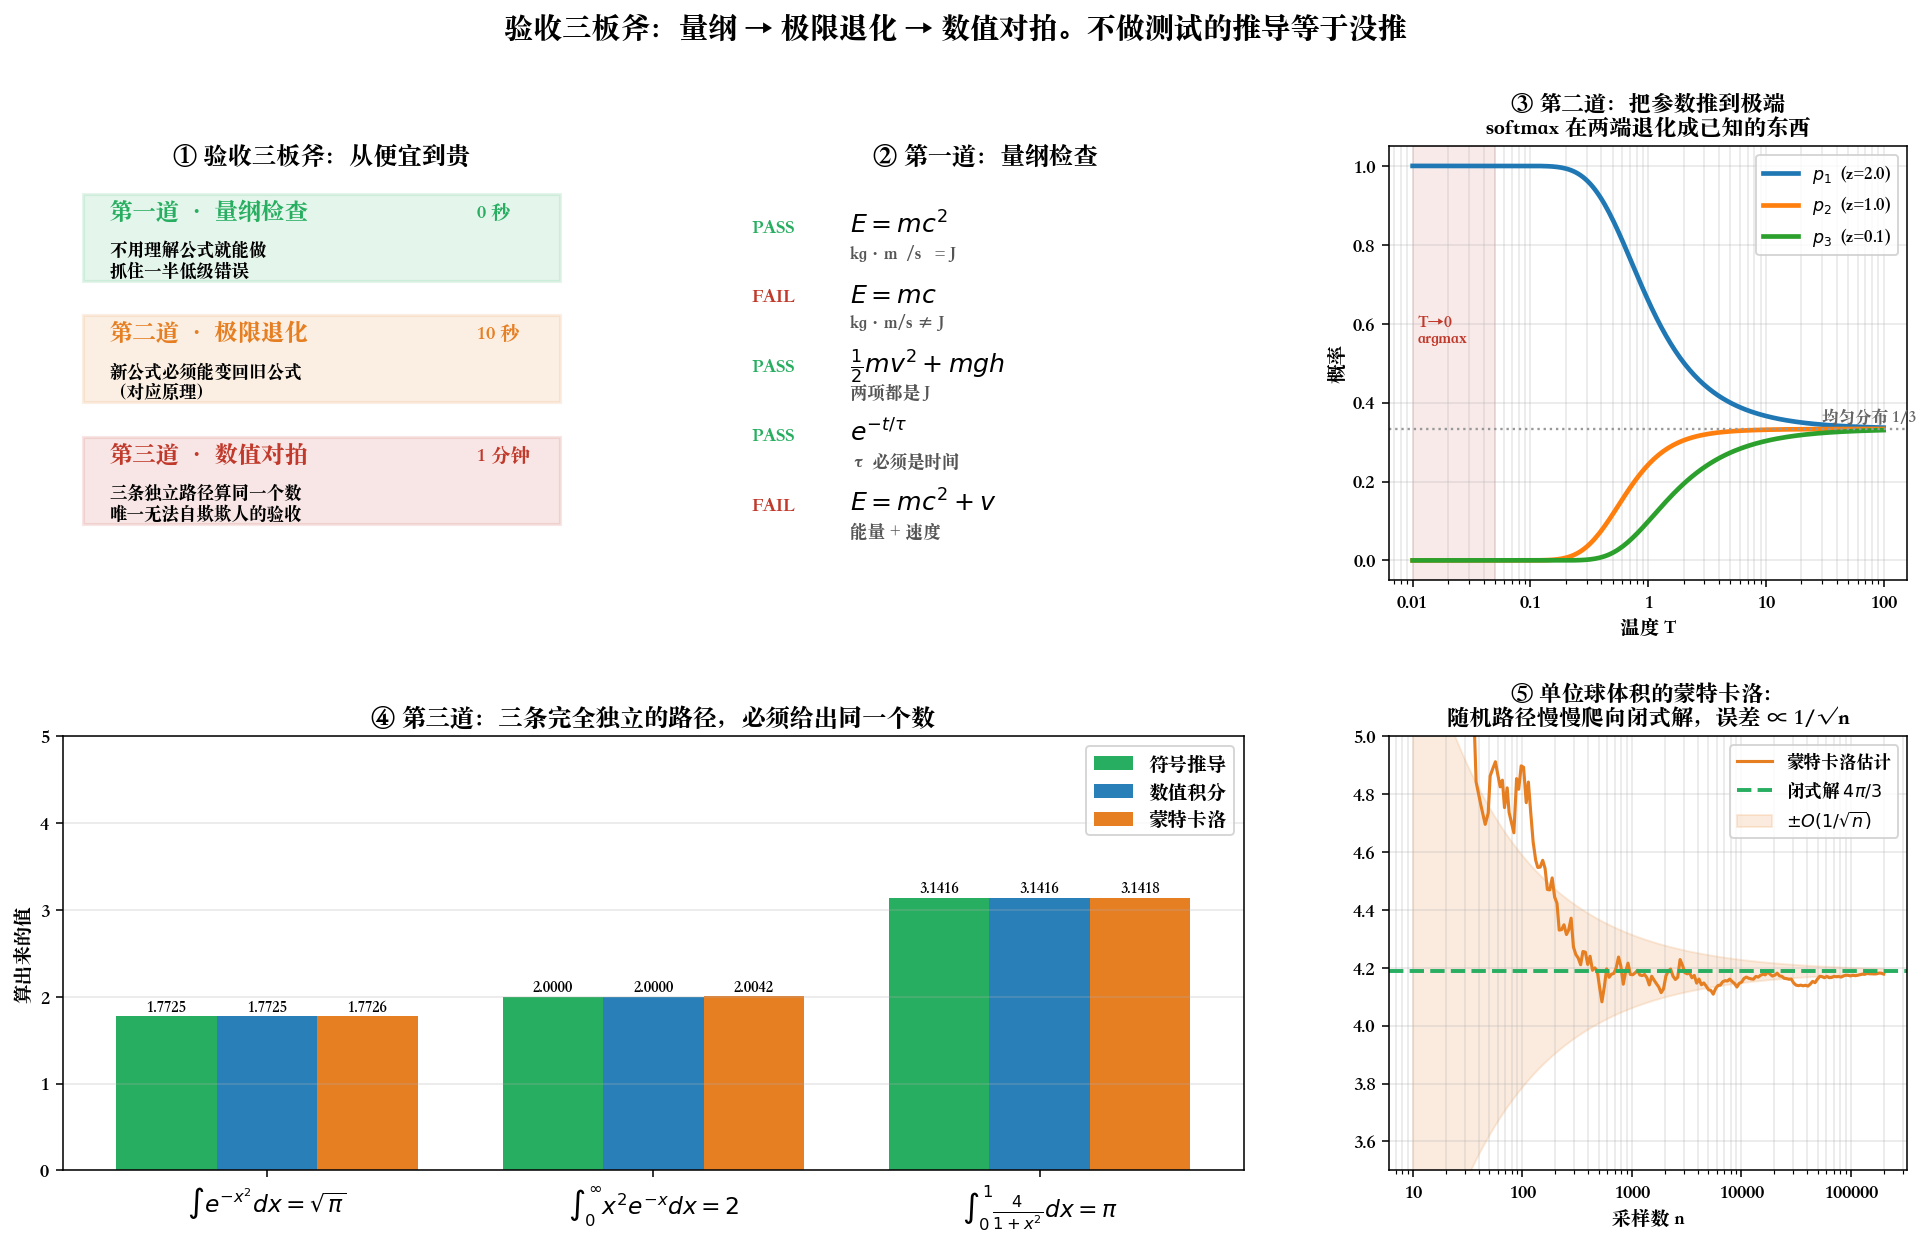

This chart was generated by the following Python code:
"""derivation_crosscheck.py
================================================================================
Chapter 0.98.6 · 验收三板斧：怎么知道自己推对了

推导和写代码一样：**不做测试的推导等于没推。**
三道防线，从便宜到贵：

    第一道 · 量纲检查（0 秒）
        加号两边必须同量纲；exp/log/sin 的宗量必须无量纲。
        这一步**不需要理解公式**就能做，却能抓住一半的低级错误。

    第二道 · 极限退化（10 秒）
        把参数推到极端，看它退化成什么已知的东西。
        新公式必须在旧公式的地盘上变回旧公式（对应原理）。

    第三道 · 数值对拍（1 分钟，最硬）
        手推闭式解 vs 暴力数值 vs 蒙特卡洛 —— 三条**完全独立**的路径
        必须给出同一个数。

    对拍是唯一无法自欺欺人的验收。
    你可以说服自己「这一步应该没问题」，但你说服不了一个不同意的数字。

本脚本把这三板斧做成一个可复用的框架，并用四个公式演示：
    ∫e^{-x²}dx = √π  /  ∫₀^∞ x²e^{-x}dx = 2  /  ∫₀¹4/(1+x²)dx = π  /  Var[X] = E[X²]-μ²

运行：  python ch00_98_deriving_formulas/derivation_crosscheck.py
================================================================================
"""

from pathlib import Path

import matplotlib.pyplot as plt
import numpy as np
import sympy as sp
import torch
from matplotlib.ticker import FuncFormatter

PLAIN = FuncFormatter(lambda v, _: f"{v:g}")
torch.manual_seed(20250731)


# ---------------------------------------------------------------- 第一道防线
def dimension_check(name, terms):
    """加号两边必须同量纲。terms = [(片段, (m, s, kg) 量纲)]"""
    dims = {d for _, d in terms}
    ok = len(dims) == 1
    print(f"  {name:<26} {'PASS' if ok else 'FAIL'}   " +
          "  ".join(f"{t}:{d}" for t, d in terms))
    return ok


# ---------------------------------------------------------------- 第三道防线
def crosscheck(name, closed_form, numeric_fn, monte_carlo_fn, n_mc=2_000_000):
    """三条独立路径算同一个量，差得太多就是推错了。"""
    a = float(closed_form)
    b = float(numeric_fn())
    c = float(monte_carlo_fn(n_mc))
    print(f"\n  {name}")
    print(f"    符号推导（SymPy 闭式）  = {a:.8f}")
    print(f"    数值积分（确定性）      = {b:.8f}   偏差 {abs(b-a):.2e}")
    print(f"    蒙特卡洛（随机）        = {c:.8f}   偏差 {abs(c-a):.2e}")
    verdict = "三条路径一致 —— 推导通过验收" if abs(b - a) < 1e-5 and abs(c - a) < 5e-3 \
        else "对不上！回去查推导"
    print(f"    → {verdict}")
    return a, b, c


def main():
    x = sp.Symbol('x')

    print("=" * 74)
    print("第一道防线 · 量纲检查（0 秒，先做）")
    print("=" * 74)
    print("  量纲记法：(长度, 时间, 质量) 的指数")
    dimension_check("E = mc²",
                    [("E", (2, -2, 1)), ("mc²", (2, -2, 1))])
    dimension_check("E = mc（故意写错）",
                    [("E", (2, -2, 1)), ("mc", (1, -1, 1))])
    dimension_check("½mv² + mgh",
                    [("½mv²", (2, -2, 1)), ("mgh", (2, -2, 1))])
    print("  规则二：exp/log/sin 的宗量必须无量纲")
    print("    e^{-t/τ}  → τ 必须与 t 同量纲（这就是「时间常数」这个名字的来源）")
    print("    e^{-(x-μ)²/2σ²} → σ 必须与 x 同量纲，所以标准差才能和数据画在同一张图上")

    print("\n" + "=" * 74)
    print("第二道防线 · 极限退化（10 秒）")
    print("=" * 74)
    m, v, c, T = sp.symbols('m v c T', positive=True)
    E_rel = m * c ** 2 / sp.sqrt(1 - v ** 2 / c ** 2)
    print(f"  v → 0 :  γmc² = {sp.series(E_rel, v, 0, 4).removeO()}")
    print("           → 前两项正是 mc² + ½mv²，牛顿力学自动掉出来  PASS")
    z = torch.tensor([2.0, 1.0, 0.1])
    for temp, note in ((1.0, "正常"), (0.01, "T→0 退化成 argmax"), (100.0, "T→∞ 退化成均匀")):
        print(f"  softmax(z/T), T={temp:<6}: "
              f"{torch.softmax(z / temp, dim=-1).numpy().round(4)}   {note}")

    print("\n" + "=" * 74)
    print("第三道防线 · 数值对拍（最硬）")
    print("=" * 74)

    # 案例 1：高斯积分
    r1 = crosscheck(
        "案例 1  ∫_{-∞}^{∞} e^{-x²} dx = √π   （靠极坐标换元推出来的）",
        sp.integrate(sp.exp(-x ** 2), (x, -sp.oo, sp.oo)),
        lambda: torch.trapz(torch.exp(-torch.linspace(-8, 8, 200_001) ** 2),
                            torch.linspace(-8, 8, 200_001)),
        lambda n: torch.exp(-(torch.rand(n) * 16 - 8) ** 2).mean() * 16,
    )

    # 案例 2：Gamma 函数 Γ(3) = 2
    r2 = crosscheck(
        "案例 2  ∫_0^∞ x² e^{-x} dx = Γ(3) = 2   （分部积分两次推出来的）",
        sp.integrate(x ** 2 * sp.exp(-x), (x, 0, sp.oo)),
        lambda: torch.trapz((lambda t: t ** 2 * torch.exp(-t))(torch.linspace(0, 60, 600_001)),
                            torch.linspace(0, 60, 600_001)),
        # 从 Exp(1) 采样，E[X²] = Γ(3) —— 换一个完全不同的原理去算同一个数
        lambda n: (-torch.rand(n).log()) .pow(2).mean(),
    )

    # 案例 3：π 的积分表示（换元 x = tanθ 推出来的）
    r3 = crosscheck(
        "案例 3  ∫_0^1 4/(1+x²) dx = π   （换元 x = tanθ 推出来的）",
        sp.integrate(4 / (1 + x ** 2), (x, 0, 1)),
        lambda: torch.trapz(4 / (1 + torch.linspace(0, 1, 200_001) ** 2),
                            torch.linspace(0, 1, 200_001)),
        lambda n: (4 / (1 + torch.rand(n) ** 2)).mean(),
    )

    # 案例 4：方差恒等式 Var = E[X²] - μ²
    print("\n  案例 4  Var[X] = E[X²] - μ²   （A 类恒等变换，展开平方即得）")
    samples = torch.randn(2_000_000) * 3 + 5
    lhs = samples.var(unbiased=False).item()
    rhs = (samples.pow(2).mean() - samples.mean() ** 2).item()
    print(f"    左边  E[(X-μ)²] = {lhs:.6f}")
    print(f"    右边  E[X²]-μ²  = {rhs:.6f}   偏差 {abs(lhs-rhs):.2e}")
    print(f"    → 恒等式在数值上也成立（浮点误差量级）")

    fig = plt.figure(figsize=(17, 9.5))
    gs = fig.add_gridspec(2, 3, hspace=.36, wspace=.28)

    # ---- ① 三道防线示意 ----------------------------------------------------
    ax = fig.add_subplot(gs[0, 0])
    ax.axis("off")
    ax.text(.5, .96, "① 验收三板斧：从便宜到贵", ha="center",
            transform=ax.transAxes, fontsize=12.5, fontweight="bold")
    lines = [
        ("第一道", "量纲检查", "0 秒", "不用理解公式就能做\n抓住一半低级错误", "#27ae60"),
        ("第二道", "极限退化", "10 秒", "新公式必须能变回旧公式\n（对应原理）", "#e67e22"),
        ("第三道", "数值对拍", "1 分钟", "三条独立路径算同一个数\n唯一无法自欺欺人的验收", "#c0392b"),
    ]
    for i, (no, name, cost, why, col) in enumerate(lines):
        y = .78 - i * .28
        ax.add_patch(plt.Rectangle((.04, y - .09), .92, .2, transform=ax.transAxes,
                                   fc=col, alpha=.12, ec=col, lw=1.6))
        ax.text(.09, y + .055, f"{no} · {name}", transform=ax.transAxes,
                fontsize=12, fontweight="bold", color=col)
        ax.text(.8, y + .055, cost, transform=ax.transAxes, fontsize=10, color=col)
        ax.text(.09, y - .04, why, transform=ax.transAxes, fontsize=9, va="center")

    # ---- ② 量纲检查 --------------------------------------------------------
    ax = fig.add_subplot(gs[0, 1])
    ax.axis("off")
    ax.text(.5, .96, "② 第一道：量纲检查", ha="center",
            transform=ax.transAxes, fontsize=12.5, fontweight="bold")
    rows = [
        (r"$E = mc^2$", "kg·m²/s² = J", True),
        (r"$E = mc$", "kg·m/s ≠ J", False),
        (r"$\frac{1}{2}mv^2 + mgh$", "两项都是 J", True),
        (r"$e^{-t/\tau}$", "τ 必须是时间", True),
        (r"$E = mc^2 + v$", "能量 + 速度", False),
    ]
    for i, (f, note, ok) in enumerate(rows):
        y = .8 - i * .16
        col = "#27ae60" if ok else "#c0392b"
        ax.text(.05, y, "PASS" if ok else "FAIL", transform=ax.transAxes,
                fontsize=10, fontweight="bold", color=col)
        ax.text(.24, y, f, transform=ax.transAxes, fontsize=13)
        ax.text(.24, y - .06, note, transform=ax.transAxes, fontsize=9, color="#555")

    # ---- ③ 极限退化 --------------------------------------------------------
    ax = fig.add_subplot(gs[0, 2])
    z_np = np.array([2.0, 1.0, 0.1])
    Ts = np.logspace(-2, 2, 200)
    probs = np.array([np.exp(z_np / t - (z_np / t).max()) /
                      np.exp(z_np / t - (z_np / t).max()).sum() for t in Ts])
    for k in range(3):
        ax.semilogx(Ts, probs[:, k], lw=2.4, label=f"$p_{k+1}$  (z={z_np[k]})")
    ax.axhline(1 / 3, color="#999", ls=":", lw=1.2)
    ax.text(30, .35, "均匀分布 1/3", fontsize=8.5, color="#666")
    ax.axvspan(1e-2, 5e-2, color="#c0392b", alpha=.1)
    ax.text(1.1e-2, .55, "T→0\nargmax", fontsize=8.5, color="#c0392b")
    ax.xaxis.set_major_formatter(PLAIN)
    ax.set_xlabel("温度 T")
    ax.set_ylabel("概率")
    ax.set_title("③ 第二道：把参数推到极端\nsoftmax 在两端退化成已知的东西",
                 fontsize=11.5, fontweight="bold")
    ax.legend(fontsize=9)
    ax.grid(alpha=.3, which="both")

    # ---- ④ 三方对拍柱状图 --------------------------------------------------
    ax = fig.add_subplot(gs[1, :2])
    labels = [r"$\int e^{-x^2}dx=\sqrt{\pi}$", r"$\int_0^\infty x^2e^{-x}dx=2$",
              r"$\int_0^1\frac{4}{1+x^2}dx=\pi$"]
    results = [r1, r2, r3]
    w = .26
    pos = np.arange(len(labels))
    for k, (nm, col) in enumerate((("符号推导", "#27ae60"), ("数值积分", "#2980b9"),
                                   ("蒙特卡洛", "#e67e22"))):
        ax.bar(pos + (k - 1) * w, [r[k] for r in results], w, label=nm, color=col)
    for i, r in enumerate(results):
        for k in range(3):
            ax.text(i + (k - 1) * w, r[k] + .05, f"{r[k]:.4f}", ha="center", fontsize=8)
    ax.set_xticks(pos)
    ax.set_xticklabels(labels, fontsize=12)
    ax.set_ylabel("算出来的值")
    ax.set_ylim(0, 5)
    ax.set_title("④ 第三道：三条完全独立的路径，必须给出同一个数",
                 fontsize=12.5, fontweight="bold")
    ax.legend(fontsize=10)
    ax.grid(alpha=.3, axis="y")

    # ---- ⑤ 蒙特卡洛收敛 ----------------------------------------------------
    ax = fig.add_subplot(gs[1, 2])
    n_max = 200_000
    hits = (torch.rand(n_max, 3) * 2 - 1).pow(2).sum(1).le(1).float()
    running = torch.cumsum(hits, 0) / torch.arange(1, n_max + 1) * 8
    ns = np.unique(np.logspace(1, np.log10(n_max), 200).astype(int))
    ax.semilogx(ns, running[ns - 1].numpy(), lw=1.6, color="#e67e22",
                label="蒙特卡洛估计")
    ax.axhline(4 * np.pi / 3, color="#27ae60", lw=2, ls="--",
               label=r"闭式解 $4\pi/3$")
    ax.fill_between(ns, 4 * np.pi / 3 - 8 * 0.5 / np.sqrt(ns),
                    4 * np.pi / 3 + 8 * 0.5 / np.sqrt(ns),
                    color="#e67e22", alpha=.15, label=r"$\pm O(1/\sqrt{n})$")
    ax.xaxis.set_major_formatter(PLAIN)
    ax.set_xlabel("采样数 n")
    ax.set_ylim(3.5, 5)
    ax.set_title("⑤ 单位球体积的蒙特卡洛：\n随机路径慢慢爬向闭式解，误差 ∝ 1/√n",
                 fontsize=11.5, fontweight="bold")
    ax.legend(fontsize=9)
    ax.grid(alpha=.3, which="both")

    fig.suptitle("验收三板斧：量纲 → 极限退化 → 数值对拍。不做测试的推导等于没推",
                 fontsize=15, fontweight="bold")
    out = Path(__file__).with_suffix(".png")
    fig.savefig(out, dpi=140, bbox_inches="tight")
    print(f"\n图已保存到 {out}")

    print("\n心法：你可以说服自己「这一步应该没问题」，")
    print("      但你说服不了一个不同意的数字。")


if __name__ == "__main__":
    plt.rcParams["font.sans-serif"] = [
        "PingFang SC", "Heiti SC", "Songti SC",
        "Noto Sans CJK SC", "WenQuanYi Zen Hei", "Arial Unicode MS",
    ]
    plt.rcParams["axes.unicode_minus"] = False
    main()
